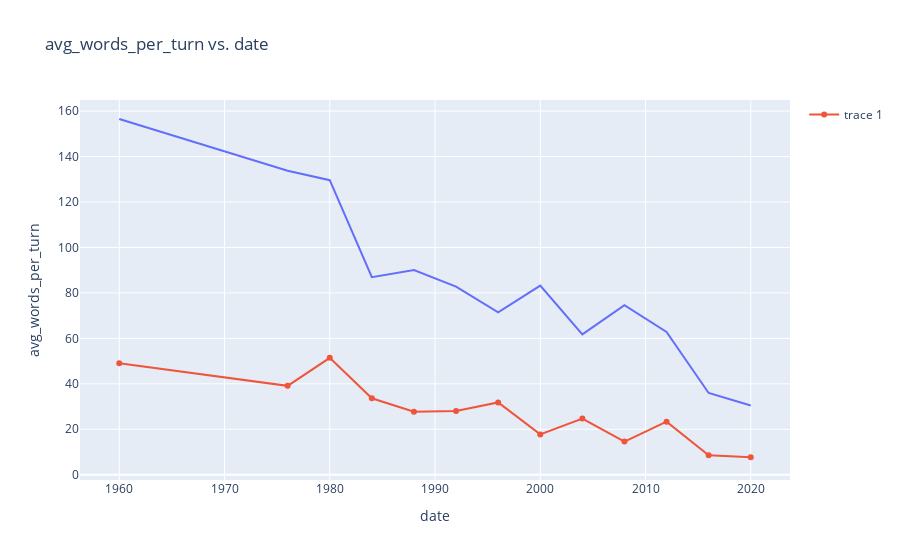

The code cell stored with this chart in its notebook:
### Code cell
df = annual_average_df
fig = px.line(df, x="date", y="avg_words_per_turn", title=f"avg_words_per_turn vs. date")
# fig.add_scatter(x=df['date'], y=df['unique_word_count'])
fig.add_scatter(x=df['date'], y=df['avg_unique_words_per_turn'])
fig.show()

# fig.update_traces(marker_size=10)

### Figure 1 — Plotly figure (JSON) as saved in the notebook; plotly's stock layout.template omitted (floating-point values rounded to 4 significant figures)
{"data": [{"hovertemplate": "date=%{x}<br>avg_words_per_turn=%{y}<extra></extra>", "legendgroup": "", "line": {"color": "#636efa", "dash": "solid"}, "marker": {"symbol": "circle"}, "mode": "lines", "name": "", "orientation": "v", "showlegend": false, "type": "scatter", "x": [1960, 1976, 1980, 1984, 1988, 1992, 1996, 2000, 2004, 2008, 2012, 2016, 2020], "xaxis": "x", "y": [156.5, 133.8, 129.6, 86.91, 90.09, 82.76, 71.47, 83.23, 61.75, 74.64, 62.87, 35.96, 30.47], "yaxis": "y"}, {"type": "scatter", "x": [1960, 1976, 1980, 1984, 1988, 1992, 1996, 2000, 2004, 2008, 2012, 2016, 2020], "y": [49.04, 39.11, 51.45, 33.63, 27.76, 28.09, 31.81, 17.74, 24.73, 14.6, 23.34, 8.529, 7.691]}], "layout": {"legend": {"tracegroupgap": 0}, "title": {"text": "avg_words_per_turn vs. date"}, "xaxis": {"anchor": "y", "domain": [0, 1], "title": {"text": "date"}}, "yaxis": {"anchor": "x", "domain": [0, 1], "title": {"text": "avg_words_per_turn"}}}}
